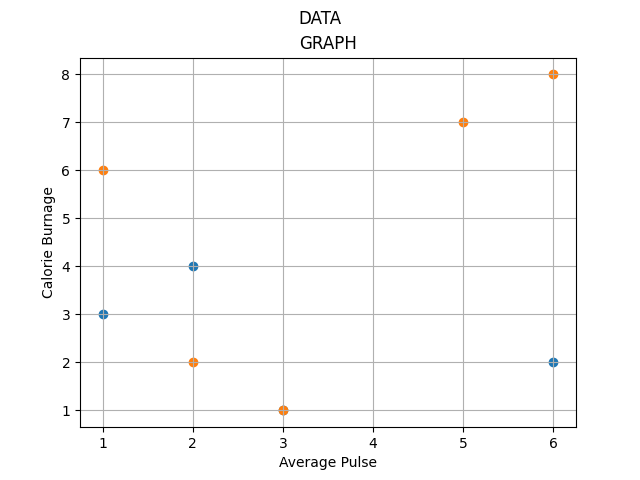

The script that drew this image:
import matplotlib.pyplot as mp
import numpy as np
mp.title("Sport Watch Data")
mp.xlabel("Average Pulse")
mp.ylabel("Calorie Burnage")
mp.grid()
mp.title("GRAPH")
mp.suptitle("DATA")
mp.scatter(np.array([1,6,2,3]),np.array([3,2,4,1]))
mp.scatter(np.array([1,5,6,2,3]),np.array([6,7,8,2,1]))
mp.show()
